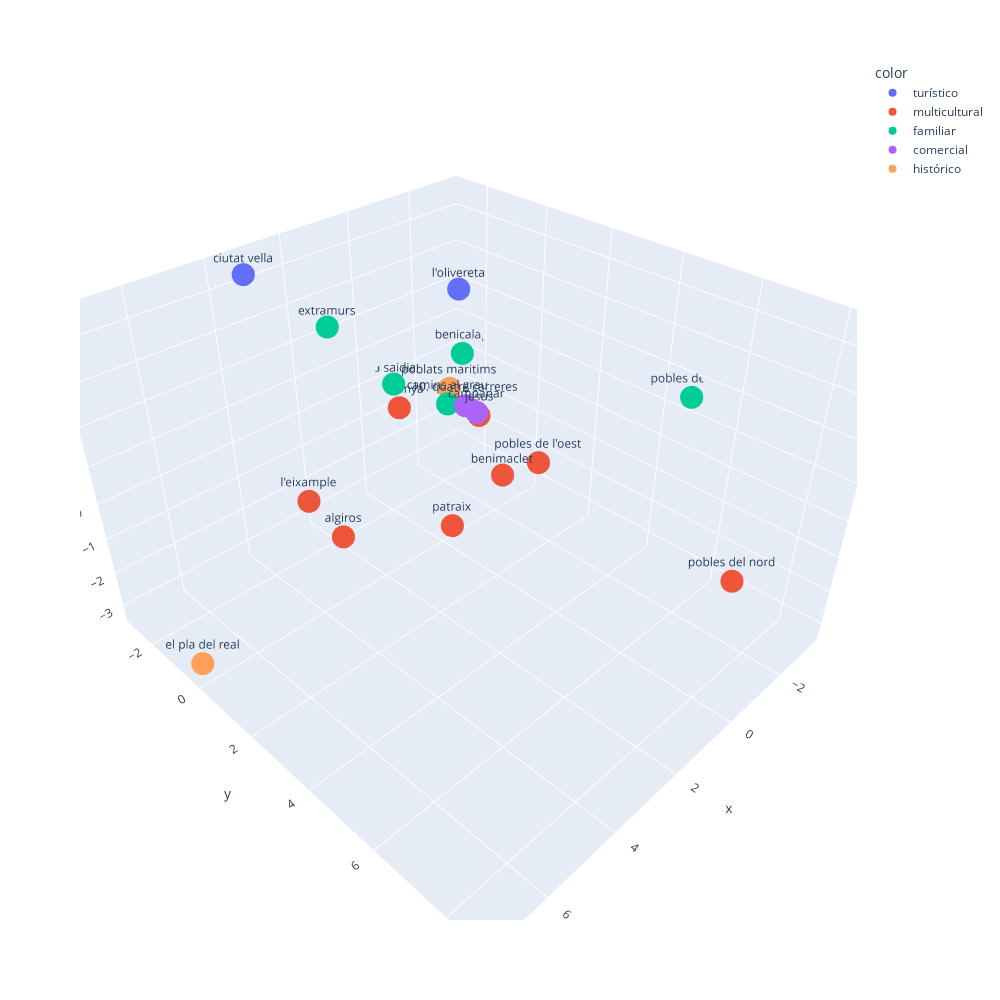

Source (notebook cell):
### Code cell
kmeans = KMeans(n_clusters=5)
kmeans.fit(df_scaled_completo)
df['Cluster'] = kmeans.labels_

# Representamos los datos en 3D (debe poder girarse, usaremos plotly). Cada punto debe mostrar su nombre (distrito) y su cluster

fig = px.scatter_3d(x=df_pca_completo[:, 0], y=df_pca_completo[:, 1], z=df_pca_completo[:, 2], text=df['Distrito'], color=df_similar['zero-shot-classification'], width=1000, height=1000)

fig.show()

### Figure 1 — Plotly figure (JSON) as saved in the notebook; plotly's stock layout.template omitted (floating-point values rounded to 4 significant figures)
{"data": [{"hovertemplate": "color=turístico<br>x=%{x}<br>y=%{y}<br>z=%{z}<br>text=%{text}<extra></extra>", "legendgroup": "turístico", "marker": {"color": "#636efa", "symbol": "circle"}, "mode": "markers+text", "name": "turístico", "scene": "scene", "showlegend": true, "text": [" ciutat vella", " l'olivereta"], "type": "scatter3d", "x": [3.603, -2.252], "y": [-2.309, -1.649], "z": [4.494, 2.498]}, {"hovertemplate": "color=multicultural<br>x=%{x}<br>y=%{y}<br>z=%{z}<br>text=%{text}<extra></extra>", "legendgroup": "multicultural", "marker": {"color": "#EF553B", "symbol": "circle"}, "mode": "markers+text", "name": "multicultural", "scene": "scene", "showlegend": true, "text": [" l'eixample", " patraix", " jesus", " algiros", " benimaclet", " rascanya", " pobles del nord", " pobles de l'oest"], "type": "scatter3d", "x": [4.482, -0.4291, -1.837, 3.363, -0.7305, -1.044, 0.4796, -2.341], "y": [0.5216, -0.08717, -0.4922, 0.1384, 1.43, -2.776, 8.664, 1.213], "z": [0.3577, -3.274, -0.5921, -1.449, -1.035, -0.9848, 0.5631, -1.526]}, {"hovertemplate": "color=familiar<br>x=%{x}<br>y=%{y}<br>z=%{z}<br>text=%{text}<extra></extra>", "legendgroup": "familiar", "marker": {"color": "#00cc96", "symbol": "circle"}, "mode": "markers+text", "name": "familiar", "scene": "scene", "showlegend": true, "text": [" extramurs", " la saidia", " camins al grau", " benicalap", " pobles del sud"], "type": "scatter3d", "x": [2.875, -0.7899, -1.553, -3.086, -3.319], "y": [-0.4428, -2.667, -1.388, -2.374, 4.907], "z": [3.647, -0.0958, -0.4973, 0.07659, 1.566]}, {"hovertemplate": "color=comercial<br>x=%{x}<br>y=%{y}<br>z=%{z}<br>text=%{text}<extra></extra>", "legendgroup": "comercial", "marker": {"color": "#ab63fa", "symbol": "circle"}, "mode": "markers+text", "name": "comercial", "scene": "scene", "showlegend": true, "text": [" campanar", "10. quatre carreres"], "type": "scatter3d", "x": [-0.6343, -1.85], "y": [0.6133, -1.011], "z": [0.477, -0.5189]}, {"hovertemplate": "color=histórico<br>x=%{x}<br>y=%{y}<br>z=%{z}<br>text=%{text}<extra></extra>", "legendgroup": "histórico", "marker": {"color": "#FFA15A", "symbol": "circle"}, "mode": "markers+text", "name": "histórico", "scene": "scene", "showlegend": true, "text": [" el pla del real", " poblats maritims"], "type": "scatter3d", "x": [7.266, -2.203], "y": [-0.302, -1.988], "z": [-3.184, -0.524]}], "layout": {"height": 1000, "legend": {"title": {"text": "color"}, "tracegroupgap": 0}, "margin": {"t": 60}, "scene": {"domain": {"x": [0, 1], "y": [0, 1]}, "xaxis": {"title": {"text": "x"}}, "yaxis": {"title": {"text": "y"}}, "zaxis": {"title": {"text": "z"}}}, "width": 1000}}
